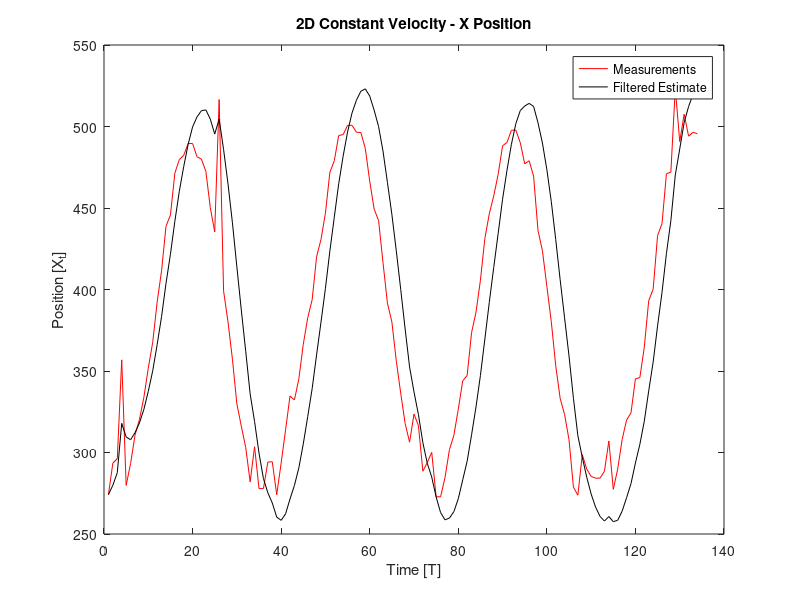
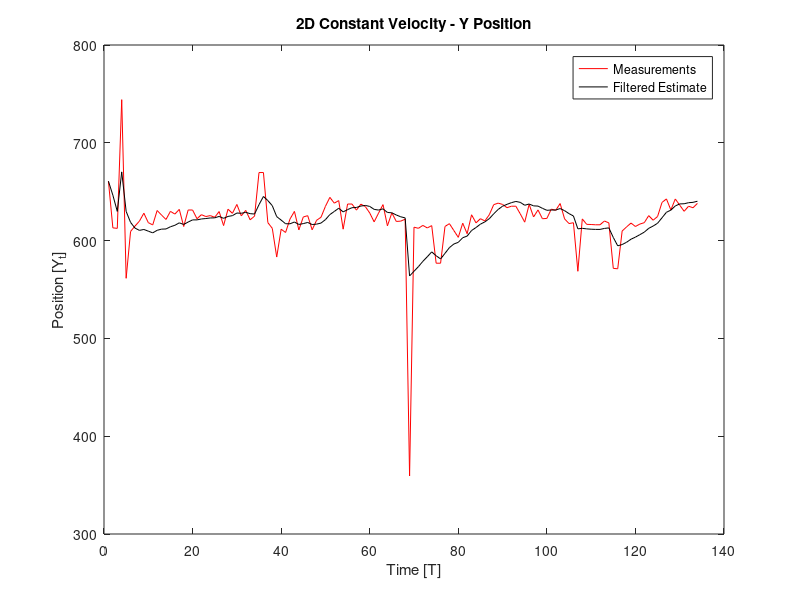

These charts were generated, in order, by the following MATLAB code:
% Tim Driscoll 
% Lab 4 - Kalman Filter
% 8/31/21

clear
clc
close all

%% Read in measurments and plot for reference
fileID = fopen('2D-UWB-data.txt','r');
measurments = fscanf(fileID,'%f %f',[2,Inf]);
measurments = measurments';
[r,c] = size(measurments);
tt = linspace(1,r,r);

%% Define kalman variables
phi = [1 0 1 0;0 1 0 1;0 0 1 0;0 0 0 1]; %transition matrix
X = [measurments(1,1);measurments(1,2);0;0]; %Initial state definition (t-1,t-1)
S = [1 0 0 0;0 1 0 0;0 0 1 0;0 0 0 1]; %Initial state estimate covariance (t-1,t-1)
Q = [0 0 0 0;0 0 0 0;0 0 0.01 0.0001;0 0 0.0001 0.01] % Dynamic noise (prediction accuracy)
R = [10 0.0001;0.0001 10] % Measurement Noise (larger value means weight measurments less)
M = [1 0 0 0;0 1 0 0]; % observation matrix
I = [1 0 0 0;0 1 0 0;0 0 1 0;0 0 0 1]; % 2x2 identity matrix

for t = 1:1:length(measurments)
    Xt_t1 = phi*X;
    St_t1 = phi*S*phi'+Q;
    Yt(1,1) = measurments(t,1);
    Yt(2,1) = measurments(t,2);
    Kt = St_t1*M'*(M*St_t1*M' + R)^(-1);
    X = Xt_t1 + Kt*(Yt-M*Xt_t1);
    S = (I - Kt*M)*St_t1;
    X_plot(t,1) = X(1,1);
    X_plot(t,2) = X(2,1);
end

% figure('Color','w');
% 
% for t = 1:1:length(measurments)
%     subplot(1,2,1)
%     plot(measurments(t,1),measurments(t,2),'ko','markerfacecolor','k','markersize',2);
%     axis([0 600 100 900])
%    % pause(0.1)
%     hold on
%     subplot(1,2,2)
%     plot(X_plot(t,1),X_plot(t,2),'ro','markerfacecolor','r','markersize',2);
%     hold on
%     %pause(0.1)
% end
% figure('Color','w');
% plot3(measurments(:,1),measurments(:,2),tt,'b-');
% hold on
% plot3(X_plot(:,1),X_plot(:,2),tt,'r-');
% xlabel('X');
% ylabel('Y');
% zlabel('Time');

figure('Color','w');
plot(tt,measurments(:,1),'r-')
hold on 
plot(tt,X_plot(:,1),'k-')
xlabel("Time [T]");
ylabel("Position [X_{t}]");
legend("Measurements","Filtered Estimate");
title("2D Constant Velocity - X Position");

figure('Color','w');
plot(tt,measurments(:,2),'r-')
hold on 
plot(tt,X_plot(:,2),'k-')
xlabel("Time [T]");
ylabel("Position [Y_{t}]");
legend("Measurements","Filtered Estimate");
title("2D Constant Velocity - Y Position");

